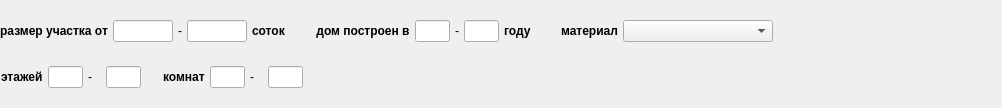
<?xml version="1.0" encoding="UTF-8"?>
<ui version="4.0">
 <class>FindTypeHome</class>
 <widget class="QWidget" name="FindTypeHome">
  <property name="geometry">
   <rect>
    <x>0</x>
    <y>0</y>
    <width>1002</width>
    <height>97</height>
   </rect>
  </property>
  <property name="windowTitle">
   <string>Form</string>
  </property>
  <layout class="QVBoxLayout" name="verticalLayout_4">
   <property name="spacing">
    <number>6</number>
   </property>
   <property name="leftMargin">
    <number>0</number>
   </property>
   <item>
    <layout class="QHBoxLayout" name="horizontalLayout_5">
     <property name="spacing">
      <number>12</number>
     </property>
     <item>
      <widget class="QWidget" name="widget3" native="true">
       <property name="maximumSize">
        <size>
         <width>350</width>
         <height>16777215</height>
        </size>
       </property>
       <layout class="QHBoxLayout" name="horizontalLayout_2">
        <property name="spacing">
         <number>5</number>
        </property>
        <property name="leftMargin">
         <number>0</number>
        </property>
        <item>
         <widget class="QLabel" name="label_3">
          <property name="font">
           <font>
            <weight>75</weight>
            <bold>true</bold>
           </font>
          </property>
          <property name="text">
           <string>размер участка от</string>
          </property>
          <property name="alignment">
           <set>Qt::AlignCenter</set>
          </property>
         </widget>
        </item>
        <item>
         <widget class="QLineEdit" name="mpSize">
          <property name="minimumSize">
           <size>
            <width>60</width>
            <height>0</height>
           </size>
          </property>
          <property name="maximumSize">
           <size>
            <width>60</width>
            <height>16777215</height>
           </size>
          </property>
          <property name="text">
           <string/>
          </property>
         </widget>
        </item>
        <item>
         <widget class="QLabel" name="label_10">
          <property name="text">
           <string>-</string>
          </property>
         </widget>
        </item>
        <item>
         <widget class="QLineEdit" name="mpSizeEnd">
          <property name="minimumSize">
           <size>
            <width>60</width>
            <height>0</height>
           </size>
          </property>
          <property name="maximumSize">
           <size>
            <width>50</width>
            <height>16777215</height>
           </size>
          </property>
         </widget>
        </item>
        <item>
         <widget class="QLabel" name="label_8">
          <property name="font">
           <font>
            <weight>75</weight>
            <bold>true</bold>
           </font>
          </property>
          <property name="text">
           <string>соток</string>
          </property>
         </widget>
        </item>
       </layout>
      </widget>
     </item>
     <item>
      <widget class="QWidget" name="widget5" native="true">
       <property name="maximumSize">
        <size>
         <width>350</width>
         <height>16777215</height>
        </size>
       </property>
       <layout class="QHBoxLayout" name="horizontalLayout">
        <property name="spacing">
         <number>5</number>
        </property>
        <item>
         <widget class="QLabel" name="label">
          <property name="font">
           <font>
            <weight>75</weight>
            <bold>true</bold>
           </font>
          </property>
          <property name="text">
           <string>дом построен в</string>
          </property>
          <property name="alignment">
           <set>Qt::AlignCenter</set>
          </property>
         </widget>
        </item>
        <item>
         <widget class="QLineEdit" name="mpYear">
          <property name="minimumSize">
           <size>
            <width>35</width>
            <height>0</height>
           </size>
          </property>
          <property name="maximumSize">
           <size>
            <width>35</width>
            <height>16777215</height>
           </size>
          </property>
         </widget>
        </item>
        <item>
         <widget class="QLabel" name="label_11">
          <property name="text">
           <string>-</string>
          </property>
         </widget>
        </item>
        <item>
         <widget class="QLineEdit" name="mpYear2">
          <property name="minimumSize">
           <size>
            <width>35</width>
            <height>0</height>
           </size>
          </property>
          <property name="maximumSize">
           <size>
            <width>35</width>
            <height>16777215</height>
           </size>
          </property>
         </widget>
        </item>
        <item>
         <widget class="QLabel" name="label_2">
          <property name="font">
           <font>
            <weight>75</weight>
            <bold>true</bold>
           </font>
          </property>
          <property name="text">
           <string>году</string>
          </property>
         </widget>
        </item>
       </layout>
      </widget>
     </item>
     <item>
      <widget class="QWidget" name="widget7" native="true">
       <property name="maximumSize">
        <size>
         <width>350</width>
         <height>16777215</height>
        </size>
       </property>
       <layout class="QHBoxLayout" name="horizontalLayout_4">
        <property name="spacing">
         <number>5</number>
        </property>
        <item>
         <widget class="QLabel" name="label_9">
          <property name="font">
           <font>
            <weight>75</weight>
            <bold>true</bold>
           </font>
          </property>
          <property name="text">
           <string>материал</string>
          </property>
          <property name="alignment">
           <set>Qt::AlignCenter</set>
          </property>
         </widget>
        </item>
        <item>
         <widget class="QComboBox" name="mpMaterial">
          <property name="minimumSize">
           <size>
            <width>150</width>
            <height>0</height>
           </size>
          </property>
          <property name="maximumSize">
           <size>
            <width>150</width>
            <height>16777215</height>
           </size>
          </property>
         </widget>
        </item>
       </layout>
      </widget>
     </item>
     <item>
      <spacer name="horizontalSpacer_7">
       <property name="orientation">
        <enum>Qt::Horizontal</enum>
       </property>
       <property name="sizeHint" stdset="0">
        <size>
         <width>40</width>
         <height>20</height>
        </size>
       </property>
      </spacer>
     </item>
    </layout>
   </item>
   <item>
    <layout class="QHBoxLayout" name="horizontalLayout_3">
     <property name="spacing">
      <number>12</number>
     </property>
     <item>
      <widget class="QWidget" name="widget" native="true">
       <property name="maximumSize">
        <size>
         <width>150</width>
         <height>16777215</height>
        </size>
       </property>
       <layout class="QHBoxLayout" name="horizontalLayout_6">
        <property name="spacing">
         <number>5</number>
        </property>
        <property name="leftMargin">
         <number>1</number>
        </property>
        <item>
         <widget class="QLabel" name="label_4">
          <property name="font">
           <font>
            <weight>75</weight>
            <bold>true</bold>
           </font>
          </property>
          <property name="text">
           <string>этажей</string>
          </property>
         </widget>
        </item>
        <item>
         <widget class="QLineEdit" name="mpMinLevel">
          <property name="minimumSize">
           <size>
            <width>35</width>
            <height>0</height>
           </size>
          </property>
          <property name="maximumSize">
           <size>
            <width>35</width>
            <height>16777215</height>
           </size>
          </property>
         </widget>
        </item>
        <item>
         <widget class="QLabel" name="label_5">
          <property name="text">
           <string>-</string>
          </property>
         </widget>
        </item>
        <item>
         <widget class="QLineEdit" name="mpMaxLevel">
          <property name="minimumSize">
           <size>
            <width>35</width>
            <height>0</height>
           </size>
          </property>
          <property name="maximumSize">
           <size>
            <width>35</width>
            <height>16777215</height>
           </size>
          </property>
         </widget>
        </item>
       </layout>
      </widget>
     </item>
     <item>
      <widget class="QWidget" name="widget2" native="true">
       <property name="maximumSize">
        <size>
         <width>150</width>
         <height>16777215</height>
        </size>
       </property>
       <layout class="QHBoxLayout" name="horizontalLayout_7">
        <property name="spacing">
         <number>5</number>
        </property>
        <property name="leftMargin">
         <number>1</number>
        </property>
        <item>
         <widget class="QLabel" name="label_6">
          <property name="font">
           <font>
            <weight>75</weight>
            <bold>true</bold>
           </font>
          </property>
          <property name="text">
           <string>комнат</string>
          </property>
         </widget>
        </item>
        <item>
         <widget class="QLineEdit" name="mpMinRoom">
          <property name="minimumSize">
           <size>
            <width>35</width>
            <height>0</height>
           </size>
          </property>
          <property name="maximumSize">
           <size>
            <width>35</width>
            <height>16777215</height>
           </size>
          </property>
         </widget>
        </item>
        <item>
         <widget class="QLabel" name="label_7">
          <property name="text">
           <string>-</string>
          </property>
         </widget>
        </item>
        <item>
         <widget class="QLineEdit" name="mpMaxRoom">
          <property name="minimumSize">
           <size>
            <width>35</width>
            <height>0</height>
           </size>
          </property>
          <property name="maximumSize">
           <size>
            <width>35</width>
            <height>16777215</height>
           </size>
          </property>
         </widget>
        </item>
       </layout>
      </widget>
     </item>
     <item>
      <spacer name="horizontalSpacer">
       <property name="orientation">
        <enum>Qt::Horizontal</enum>
       </property>
       <property name="sizeHint" stdset="0">
        <size>
         <width>40</width>
         <height>20</height>
        </size>
       </property>
      </spacer>
     </item>
    </layout>
   </item>
  </layout>
 </widget>
 <resources/>
 <connections/>
</ui>
